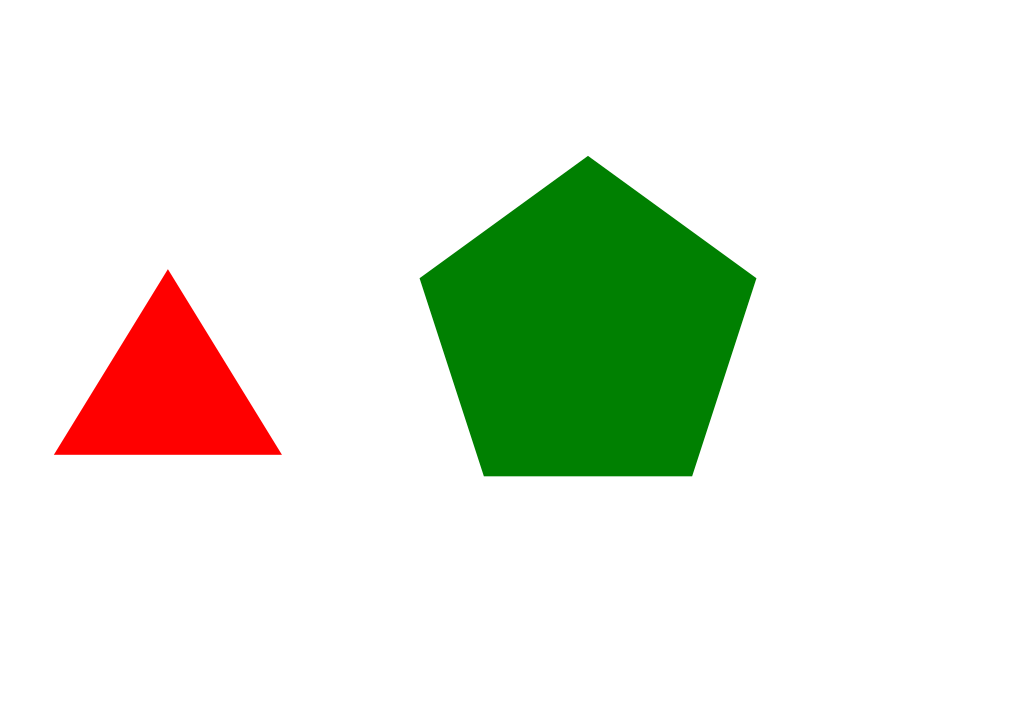
#> input picture task_1a_explore_opencv/Task_1A_Part1/Samples/Sample2.png, 1024 x 724 px, given in place of red_blue.png, which was not available
$ python task_1a_part1_aman.py
#> lines starting #> are read from the running program, lines starting #| are printed output that depends on the picture; after the words box and inside, x2 and y2 are one past the last pixel; in counts of white or black regions, pixels touching at a corner belong together; pictures that were not available may be replaced by others from this repository, and a replacement may not be noted
#> in scan_image, img_file_path is the input picture: shape (724, 1024, 3); mean B, G, R 222.2, 234.9, 229.3
'''
*****************************************************************************************
*
*               ===============================================
*                   Nirikshak Bot (NB) Theme (eYRC 2020-21)
*               ===============================================
*
*  This script is to implement Task 1A - Part 1 of Nirikshak Bot (NB) Theme (eYRC 2020-21).
*
*  This software is made available on an "AS IS WHERE IS BASIS".
*  Licensee/end user indemnifies and will keep e-Yantra indemnified from
*  any and all claim(s) that emanate from the use of the Software or
*  breach of the terms of this agreement.
*
*  e-Yantra - An MHRD project under National Mission on Education using ICT (NMEICT)
*
*****************************************************************************************
'''

# [5 lines left out: function show, not called in this run]
# Team ID:          NB_2139
# Author List:      Aman Tyagi, Yash Varshney
# Filename:         task_1a_part1.py
# Functions:        scan_image, rect, red_mask, blue_mask, green_mask, detect, line_intersect
#
# Global variables: shapes


####################### IMPORT MODULES #######################
## You are not allowed to make any changes in this section. ##
## You have to implement this task with the three available ##
## modules for this task (numpy, opencv, os)                ##
##############################################################
import cv2
import numpy as np
import os
##############################################################


# Global variable for details of shapes found in image and will be put in this dictionary, returned from scan_image function
shapes = {}


################# ADD UTILITY FUNCTIONS HERE #################
'''
                Inputs: Coordinates of points of two lines
                Outputs: Intersection point of the two lines
                Purpose: Thispurpose calculates the intersection point of two lines. Intersection
                point is helpful in finding the congruency of the two diagonals which is one of the
                distinct properties of the parallelograms.'''

# [14 lines left out: function line_intersect, not called in this run]

'''        Name: rect
           Inputs: contours
           Outputs: Properties of parallelograms and quadrilaterals
           Purpose: This function is called when the shape has 4 sides. It calculates several
           different properties of the shape which help distinguish between different parallelograms
           and quadrialteral such as if opposite sides and angles are equal, diagonals are congruent,
           all angles are congruent and if the aspect ratio is one.'''
# [58 lines left out: function rect, not called in this run]

'''         Name: detect
            Inputs: contours of the shape
            Outputs: Image shape, area, centroid co-ordinates
            Purpose: This functions takes contours, calculates area and outputs the
            image shape.'''
def detect(c):

        # initialize the shape name and approximate the contour
        peri = cv2.arcLength(c, True)
        approx = cv2.approxPolyDP(c, 0.001 * peri, True)
        M = cv2.moments(c)
        cX = int((M["m10"] / M["m00"])) #X co-ordinate of the centroid of the shape
        cY = int((M["m01"] / M["m00"])) #Y co-ordinate of the centroid of the shape
        shape = "unidentified" #Initialize a variable of string type

        #area = cv2.contourArea(approx)
        #print(f" length of approx {approx}")


        #Triangle if it shape has three sides
        if len(approx) == 3:
            shape = "Triangle"

        elif len(approx) == 4:
            #Call rect() to detect the shape
            angle,op_angle,cong_diag,op_side_eq,all_sides_cong = rect(c)

            #If opposite angles and sides are equal and diagonals are congruent, it must be a parallelogram
            if op_angle and op_side_eq and cong_diag:
                #If all angles and sides are equal, aspect ratio is 1 and diagonals are congruent, it must be a square
                if angle and cong_diag and all_sides_cong:
                    shape='Square'
                elif not(angle) or not(cong_diag) and all_sides_cong:
                    #If aspect ratio is not 1 and angles are not 90, it must be a rhombus
                    shape = 'Rhombus'
                #Otherwise, its a parallelogram
                else:
                    shape = 'Parallelogram'
            #If diagonals are not congruent, aspect ratio is not 1, opposite angles are not equal and
            #all angles are not 90 degrees, it is a trapezium
            elif not(cong_diag) and not(angle) or not(op_angle):
                shape='Trapezium'
            #Otherwise, it is a quadrilateral
            else: shape='Quadrilateral'
        #Pentagon if shape has 5 sides
        elif len(approx) == 5:
            shape = "Pentagon"
        #Hexagon if shape has 6 sides
        elif len(approx) == 6:
            shape = "Hexagon"
        # otherwise, we assume the shape is a circle
        else:
            shape = "Circle"
        #return area rounded off to 1 decimal place
        return [shape,cX, cY]

'''     Name: Process
        Inputs: Input image
        Outputs: None
        Purpose: This function masks the RGB colours and calls detect fucntion to
        detect shapes in the image and writes the required output in the shapes dictionary'''

def process(imageFrame):
    green_ret_values, red_ret_values, blue_ret_values=set(), set(), set()
    #Convert BGR image to HSV
    imageFrame = cv2.GaussianBlur(imageFrame,(5,5),cv2.BORDER_TRANSPARENT)
    hsvFrame = cv2.cvtColor(imageFrame, cv2.COLOR_BGR2HSV)
#> hsvFrame: shape (724, 1024, 3); mean H, S, V 6.3, 32.7, 242.2

    #To create a mask for red colour
    red_lower = np.array([0, 50, 50])
    red_upper = np.array([10, 255, 255])
    red_mask = cv2.inRange(hsvFrame, red_lower, red_upper)
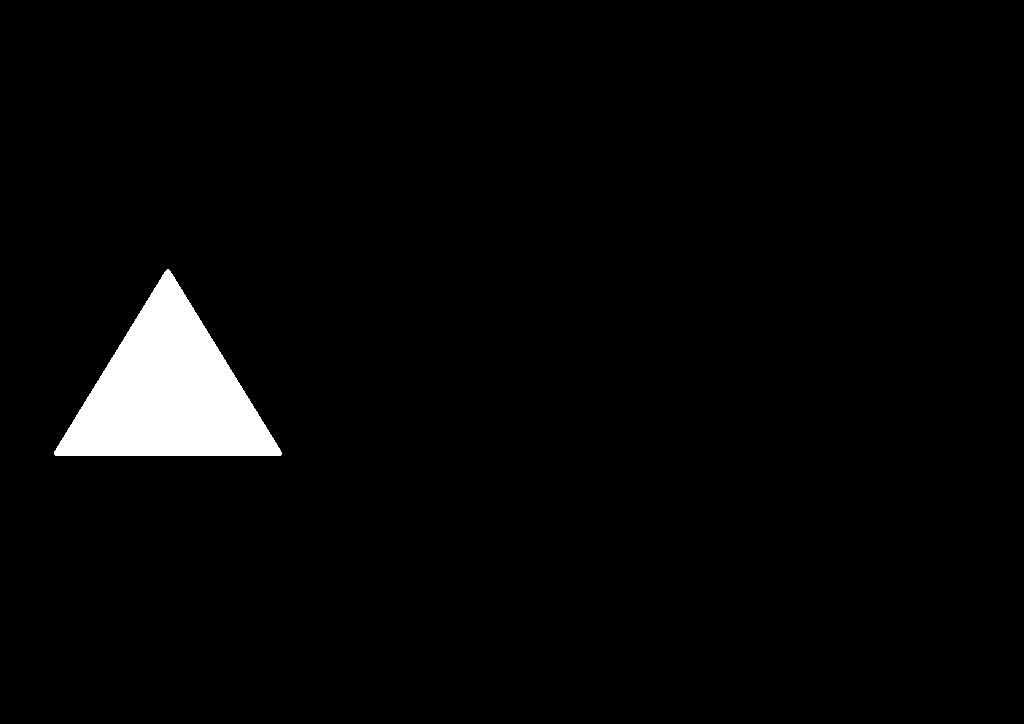
#> red_mask: shape (724, 1024); 3% white; 1 white region, box (x1, y1, x2, y2) and area: (54, 269, 282, 456) 22018
    kernal = np.ones((5, 5))
# [4 lines of commented-out code are left out]
    red_gray=cv2.threshold(red_mask, 245,225, cv2.THRESH_BINARY)[1]


    gray_blur= cv2.Canny(red_gray,100,255)
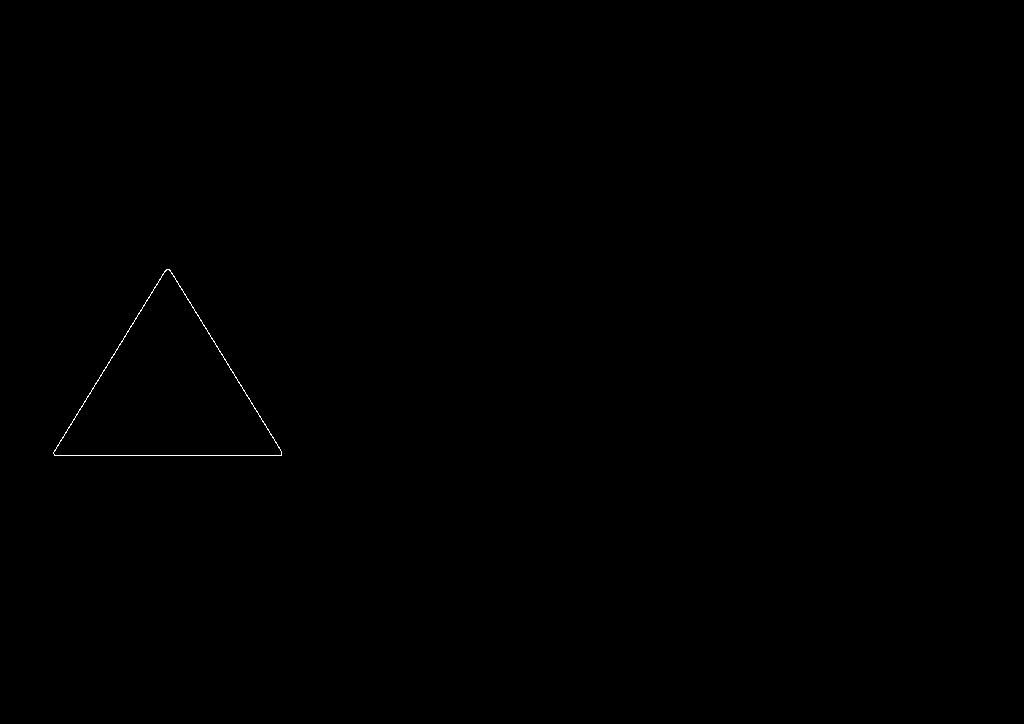
#> gray_blur: shape (724, 1024); 0.09% white in thin lines or dots, all inside (x1, y1, x2, y2) = (53, 269, 282, 456)
#     show('redgray', red_gray)
    # show('gray_blur', gray_blur)
    #Create a mask for green colour
    green_lower = np.array([25, 52, 72], np.uint8)
    green_upper = np.array([102, 255, 255], np.uint8)
    green_mask = cv2.inRange(hsvFrame, green_lower, green_upper)
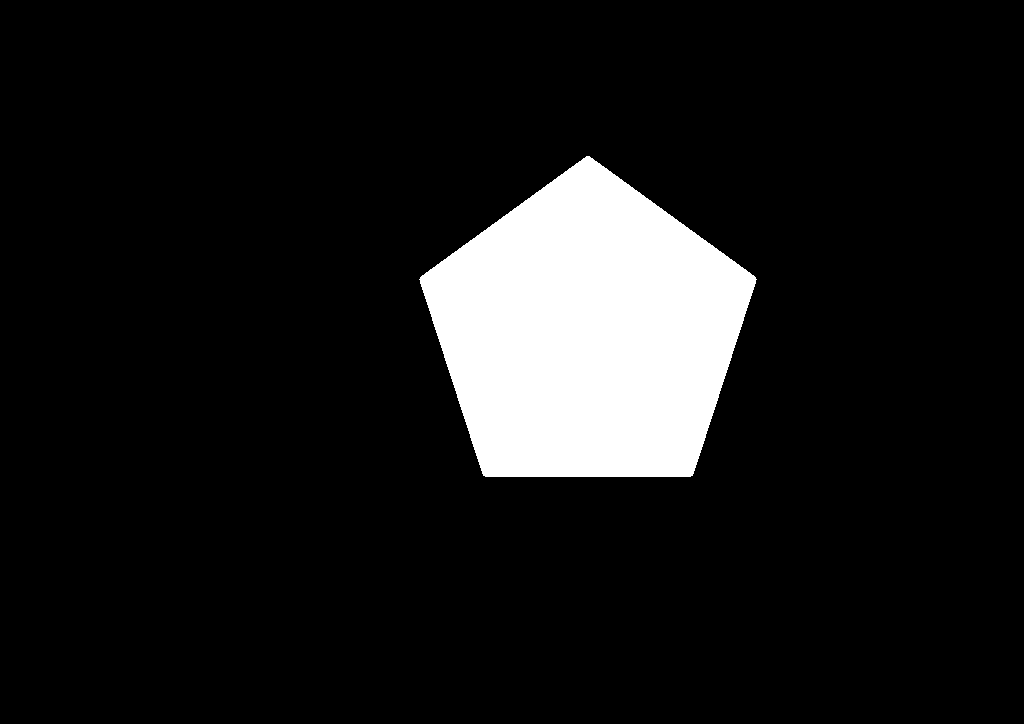
#> green_mask: shape (724, 1024); 10.2% white; 1 white region, box (x1, y1, x2, y2) and area: (419, 156, 757, 477) 75326
    kernal = np.ones((5, 5))
    green_mask = cv2.dilate(green_mask, kernal)
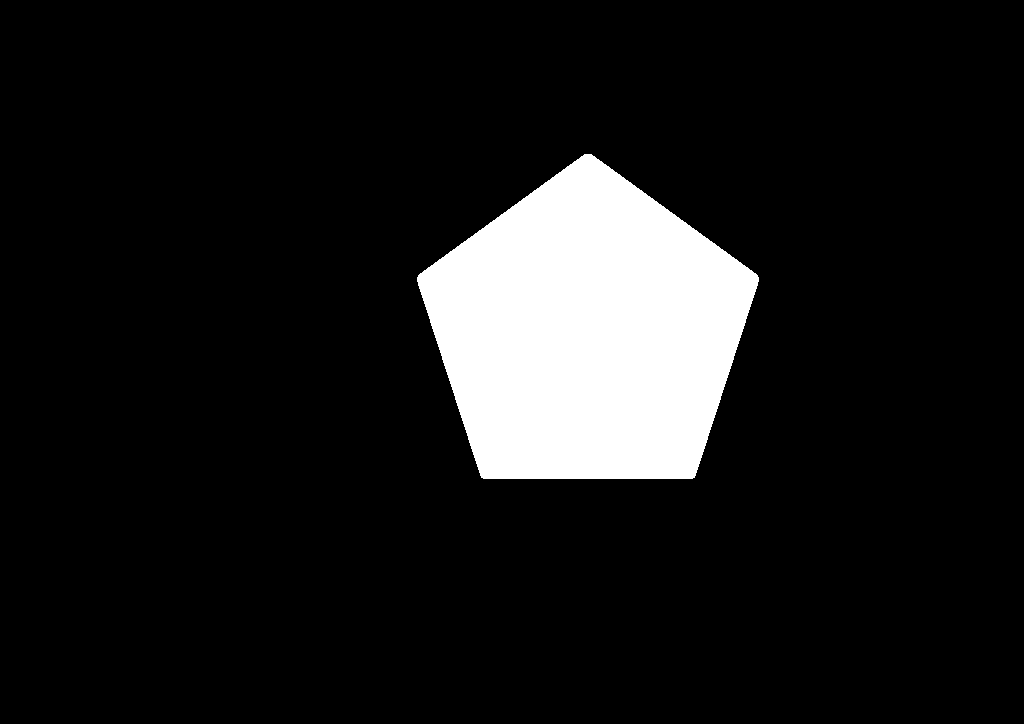
#> green_mask: shape (724, 1024); 10.5% white; 1 white region, box (x1, y1, x2, y2) and area: (417, 154, 759, 479) 77978
    green_gray=cv2.threshold(green_mask, 250,255, cv2.THRESH_BINARY)[1]
    gray_blur_green = cv2.Canny(green_gray,100,255)
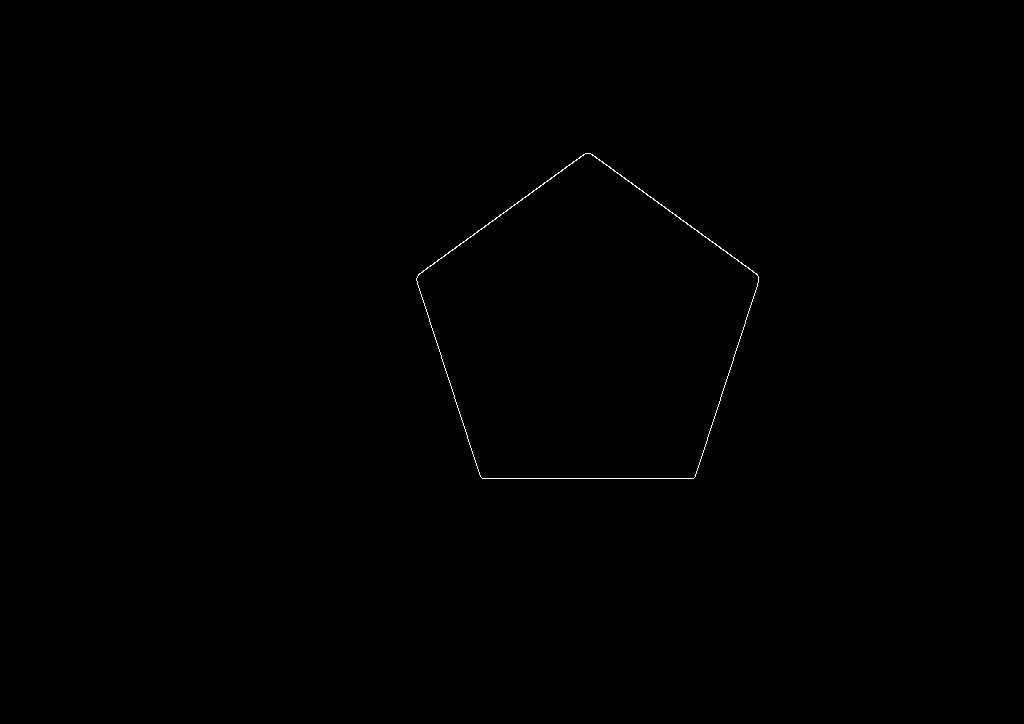
#> gray_blur_green: shape (724, 1024); 0.15% white in thin lines or dots, all inside (x1, y1, x2, y2) = (416, 153, 759, 479)

#     show('greengray', green_gray)
#     show('gray_blur_green', gray_blur_green)

    #Create a mask for blue colour
    blue_lower = np.array([94, 20, 0], np.uint8)
    blue_upper = np.array([140,255 ,255], np.uint8)
    blue_mask = cv2.inRange(hsvFrame, blue_lower, blue_upper)
#> blue_mask: shape (724, 1024); every value is 0
    kernal = np.ones((5, 5))
    blue_mask = cv2.dilate(blue_mask, kernal)
    blue_gray=cv2.threshold(blue_mask, 245,225, cv2.THRESH_TRUNC)[1]
    gray_blur_blue= cv2.Canny(blue_gray,100,255)

#     show('bluegray', blue_gray)
    # show('gray_blur_blue', gray_blur_blue)
    #
    #Find red contours in the image
    cnts= cv2.findContours(gray_blur , cv2.RETR_TREE, cv2.CHAIN_APPROX_SIMPLE)
#> cnts = 2 contours; box (x1, y1, x2, y2) and area: (53, 269, 282, 456) 21946, (53, 269, 282, 456) 21859

    #If red contours found
    if type(cnts[-1]) !=type(None) :

        if len(cnts) == 2:
            cnts = cnts[0]

        elif len(cnts) == 3:
            cnts = cnts[1]
        for i in cnts:
            # red_ret_values.add(('red', *detect(i)))
            ret_values=('red', *detect(i))

            # red_ret_values= tuple(red_ret_values)
            # print(type(red_ret_values))
            # red_ret_values= list(set((red_ret_values)))
            if shapes.get(ret_values[1]) == None:
                shapes[ret_values[1]]=['red',ret_values[2], ret_values[3]]
                print('shapes', shapes)
            else:
                print([i for i in list(shapes[ret_values[1]])])
                tra = set( *[tuple(i) for i in list(shapes[ret_values[1]])] )
                print(tra)
#> this loop made 2 passes
#> (peri in detect, cX in detect, cY in detect, shape in detect) on passes 1 to 2: (695.6, 167, 391, 'Circle'), (693.3, 167, 392, 'Circle')
#| shapes {'Circle': ['red', 167, 391]}
#| ['red', 167, 391]
#> after the loop, shapes = {'Circle': ['red', 167, 391]}
            # [13 lines of commented-out code are left out]
    print('red_ret_values',red_ret_values)
    #Find green contours n the image
    cnts = cv2.findContours(gray_blur_green, cv2.RETR_TREE, cv2.CHAIN_APPROX_SIMPLE)

    #If green contours found
    if type(cnts[-1]) !=type(None) :
        if len(cnts) == 2:
            cnts = cnts[0]
        elif len(cnts) == 3:
            cnts = cnts[1]

        for i in cnts:
            # green_ret_values.add(('green',*detect(i)))
            ret_values=('green', *detect(i))
            if shapes.get(ret_values[1]) == None:
                shapes[ret_values[1]]=['green',ret_values[2], ret_values[3]]
                print('shapes', shapes)
            else:
                pri=shapes.get(ret_values[1])
                if not([ret_values[0], ret_values[2],ret_values[3]] in pri):

                    shapes[ret_values[1]]=[pri,[ret_values[0], ret_values[2],ret_values[3]]]
                    print('shapes else green', shapes)
                else:print('same')
    print('green_return_value', green_ret_values)
    #Find blue contours in the image
    cnts= cv2.findContours(gray_blur_blue, cv2.RETR_TREE, cv2.CHAIN_APPROX_SIMPLE)

    #If blue contours found
    if type(cnts[-1]) !=type(None) :
        if len(cnts) == 2:
            cnts = cnts[0]
        elif len(cnts) == 3:
            cnts = cnts[1]
        for i in cnts:
            # blue_ret_values.add(('blue', *detect(i)))
            ret_values= ('blue',*detect(i))
            if shapes.get(ret_values[1]) == None:
                shapes[ret_values[1]]=[ret_values[0],ret_values[2], ret_values[3]]
                print('shapes', shapes)
            else:
                pri=shapes.get(ret_values[1])
                if not([ret_values[0], ret_values[2],ret_values[3]] in pri):

                    shapes[ret_values[1]]=[pri,[ret_values[0], ret_values[2],ret_values[3]]]
                    print('shapes else blue', shapes)
                else:print('same')
            #Add detected shape and corresponding outputs in the dictionary
            # shapes[ret_values[0]]=[[set(i) for i in shapes.get(ret_values[0])] , ['blue',ret_values[1], ret_values[2]]]
    print('blue_ret_values', blue_ret_values)
    blue_red = blue_ret_values.union(red_ret_values)
    all_three = blue_red.union(green_ret_values)
    print(all_three)
    # red_ret_values= list(red_ret_values)
    # green_ret_values= list(green_ret_values)
    # blue_ret_values= list(blue_ret_values)

    output = [list(i) for i in (list(all_three))]
    print(output)
    print(output[0][1]==output[1][1])
    # return (list(*red_ret_values), list(*green_ret_values), list(*blue_ret_values))


##############################################################


def scan_image(img_file_path):
    global shapes
    shapes={}

    #Read the image
    print(type(img_file_path))
    if type(img_file_path) == type(str()):
        img_file_path = cv2.imread(img_file_path)
    else:
        img_file_path= img_file_path

        #Call the process function to detect shapes and other required outputs
    outputs = process(img_file_path)
    print(outputs)


# [5 lines of commented-out code are left out]
    shapes=dict(sorted(shapes.items(), key=lambda x:x[1][0],reverse=True))
    return shapes


# NOTE: YOU ARE NOT ALLOWED TO MAKE ANY CHANGE TO THIS FUNCTION
#
# Function Name:    main
#        Inputs:    None
#       Outputs:    None
#       Purpose:    the function first takes 'Sample1.png' as input and runs scan_image function to find details
#                   of colored (non-white) shapes present in 'Sample1.png', it then asks the user whether
#                   to repeat the same on all images present in 'Samples' folder or not

if __name__ == '__main__':

    curr_dir_path = os.getcwd()
    print('Currently working in '+ curr_dir_path)

    # path directory of images in 'Samples' folder
    img_dir_path = curr_dir_path+'\\'

    # path to 'Sample1.png' image file
    file_num = 1
    img_file_path = img_dir_path + 'red_blue.png' #+ str(file_num) + '.png'
    print(img_file_path)
    print(type(img_file_path))
    print(type(str()))
    # [9 lines of commented-out code are left out]

    print('\n============================================')

#> (the run stopped early here; a loop or call above may not have finished)
